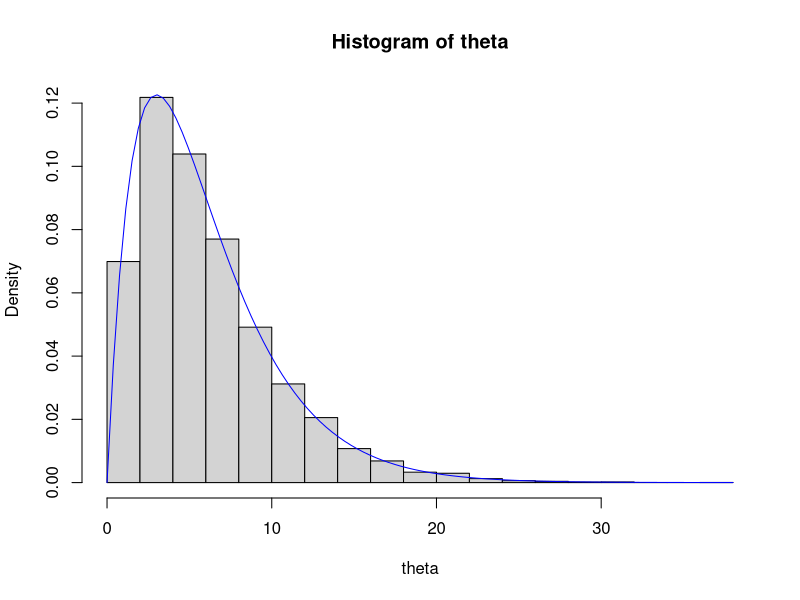

Write R code to recreate this figure.
#Monte Carlo Approximation Standard Error
set.seed(32)

m = 10000
a = 2
b = 1/3

theta = rgamma(m,a,b)
theta
# Show only 6 first values
head(theta)
# Show only 6 last values
tail(theta)

hist(theta, freq=FALSE)
#draw a curve on the plot
curve(dgamma(x,a,b), col="blue", add=TRUE)

#find a Monte Carlo approximation to the expected value of theta
# 1a.take an average of our simulated values
sum(theta)/m
# 1b. Faster Method
mean(theta)

#expected value of theta
a/b

#variance of theta
var(theta)
#Theoretical Variance
a/b^2

#approximate the probability that theta < 5
ind= theta < 5
head(ind)

mean(ind)

#Compare to the true probability
pgamma(q=5,a,b)

#Simulated 0.9 quantile MC 
quantile(theta, probs=0.9)
#Actual 0.9 quantile
qgamma(p=0.9,a,b)
